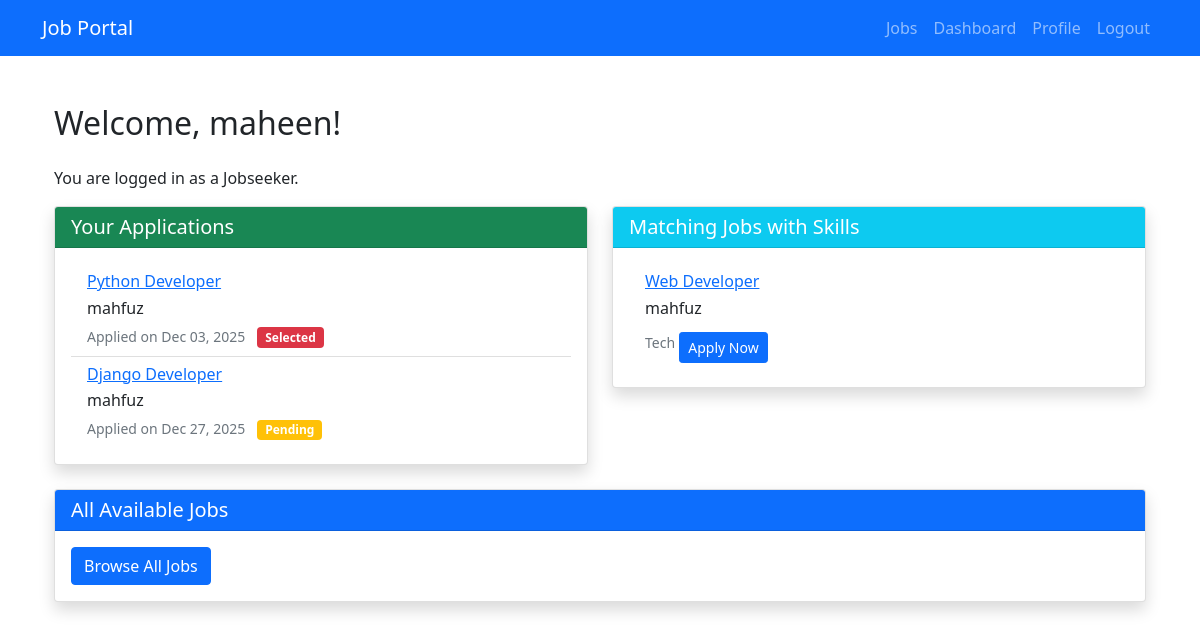
/dashboard/ (signed in), run on the app's committed database.
### portal/models.py (models this page shows, shortened)
class Application(models.Model):
    STATUS_CHOICES = [
        ("pending", "Pending"),
        ("shortlisted", "Shortlisted"),
        ("selected", "Selected"),
        ("rejected", "Rejected"),
    ]
    jobseeker = models.ForeignKey(
        User, on_delete=models.CASCADE, related_name="applications"
    )
    job = models.ForeignKey(Job, on_delete=models.CASCADE, related_name="applications")
    applied_at = models.DateTimeField(auto_now_add=True)
    status = models.CharField(
        max_length=20, choices=STATUS_CHOICES, default="pending"
    )
    skills = models.TextField(blank=True, null=True)  # Jobseeker's skills
    resume = models.FileField(upload_to="application_resumes/", blank=True, null=True)  # Jobseeker's resume
    cover_letter = models.TextField(blank=True, null=True)  # Optional cover letter
    class Meta:
        unique_together = ("jobseeker", "job")

class Job(models.Model):
    CATEGORY_CHOICES = [
        ("tech", "Technology"),
        ("finance", "Finance"),
        ("healthcare", "Healthcare"),
        ("education", "Education"),
        ("other", "Other"),
    ]
    title = models.CharField(max_length=200)
    recruiter = models.ForeignKey(User, on_delete=models.CASCADE, related_name="jobs")
    number_of_openings = models.PositiveIntegerField()
    category = models.CharField(max_length=20, choices=CATEGORY_CHOICES)
    description = models.TextField()
    skills_required = models.TextField()  # Comma-separated skills
    created_at = models.DateTimeField(auto_now_add=True)

### portal/views.py (the view)
# urls.py: path('dashboard/', views.dashboard, name='dashboard'),
@login_required
def dashboard(request):
    profile, created = UserProfile.objects.get_or_create(user=request.user)
    if profile.user_type == 'recruiter':
        jobs = Job.objects.filter(recruiter=request.user).annotate(applied_count=Count("applications"))
        return render(request, 'portal/recruiter_dashboard.html', {'jobs': jobs})
    else:
        applications = Application.objects.filter(jobseeker=request.user)
        user_skills = profile.skills.lower().split(',') if profile.skills else []
        query = Q()
        for skill in user_skills:
            query |= Q(skills_required__icontains=skill.strip())
        matched_jobs = Job.objects.filter(query).exclude(
            id__in=applications.values_list('job_id', flat=True)
        )[:10]  # Limit to 10, exclude already applied jobs
        return render(request, 'portal/jobseeker_dashboard.html', {
            'applications': applications,
            'matched_jobs': matched_jobs
        })

### portal/templates/portal/jobseeker_dashboard.html (shortened to what this page needs)
{% extends 'portal/base.html' %}
{% block content %}
<div class="container mt-5">
    <div class="row">
        <div class="col-12">
            <h2 class="mb-4">Welcome, {{ user.username }}!</h2>
            <p>You are logged in as a Jobseeker.</p>
        </div>
    </div>
    <div class="row">
        <div class="col-md-6">
            <div class="card shadow mb-4">
                <div class="card-header bg-success text-white">
                    <h5 class="card-title mb-0">Your Applications</h5>
                </div>
                <div class="card-body">
                    {% if applications %}
                        <div class="list-group list-group-flush">
                            {% for application in applications %}
                                <div class="list-group-item">
                                    <h6 class="mb-1"><a href="{% url 'portal:job_details' application.job.id %}">{{ application.job.title }}</a></h6>
                                    <p class="mb-1">{{ application.job.recruiter.username }}</p>
                                    <small class="text-muted">Applied on {{ application.applied_at|date:"M d, Y" }}</small>
                                    <span class="badge bg-{% if application.status == 'pending' %}warning{% elif application.status == 'accepted' %}success{% else %}danger{% endif %} ms-2">{{ application.status|title }}</span>
                                </div>
                            {% endfor %}
                        </div>
                    {% else %}
                        <p class="text-muted">You haven't applied to any jobs yet.</p>
                    {% endif %}
                </div>
            </div>
        </div>
        <div class="col-md-6">
            <div class="card shadow mb-4">
                <div class="card-header bg-info text-white">
                    <h5 class="card-title mb-0">Matching Jobs with Skills</h5>
                </div>
                <div class="card-body">
                    {% if matched_jobs %}
                        <div class="list-group list-group-flush">
                            {% for job in matched_jobs %}
                                <div class="list-group-item">
                                    <h6 class="mb-1"><a href="{% url 'portal:job_details' job.id %}">{{ job.title }}</a></h6>
                                    <p class="mb-1">{{ job.recruiter.username }}</p>
                                    <small class="text-muted">{{ job.category|title }}</small>
                                    <a href="{% url 'portal:apply_job' job.id %}" class="btn btn-sm btn-primary mt-2">Apply Now</a>
                                </div>
                            {% endfor %}
                        </div>
                    {% else %}
                        <p class="text-muted">No recommended jobs available. Update your skills in your profile.</p>
                    {% endif %}
                </div>
            </div>
        </div>
    </div>
    <div class="row">
        <div class="col-12">
            <div class="card shadow">
                <div class="card-header bg-primary text-white">
                    <h5 class="card-title mb-0">All Available Jobs</h5>
                </div>
                <div class="card-body">
                    <a href="{% url 'portal:job_list' %}" class="btn btn-primary">Browse All Jobs</a>
                </div>
            </div>
        </div>
    </div>
</div>
{% endblock %}

### data on the page
Application: job "Python Developer", job.recruiter.username "mahfuz", applied_at "Dec 03, 2025", status "Selected"
Application: job "Django Developer", job.recruiter.username "mahfuz", applied_at "Dec 27, 2025", status "Pending"
Job: title "Web Developer", recruiter.username "mahfuz", category "Tech"

### other printed values
{{ user.username }} "maheen"
